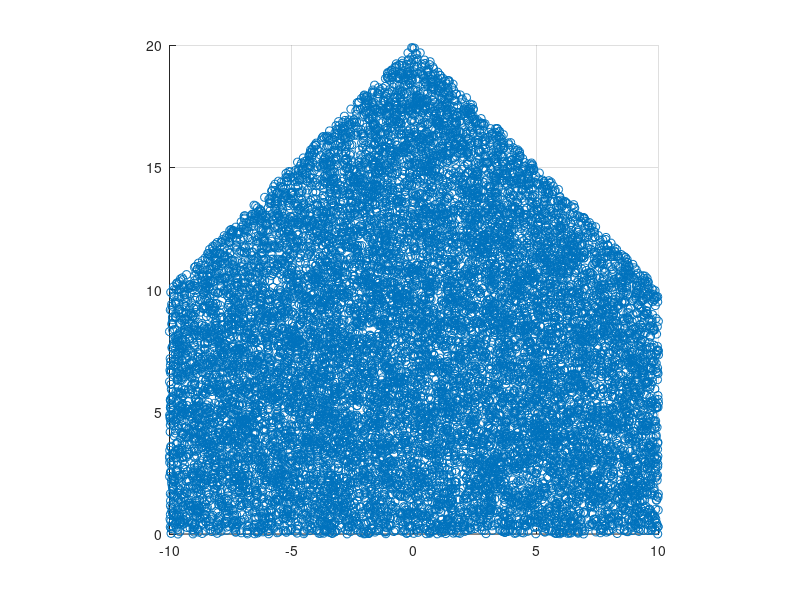
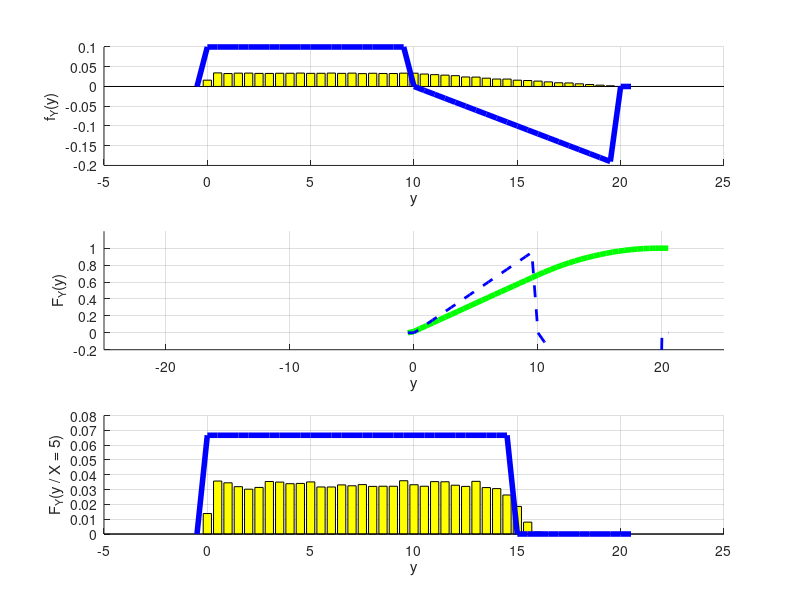

These figures' MATLAB source, in order:
5%7. Considere duas variaveis aleatorias X e Y com PDF conjunta constante (igual a k) e diferente de zero
##apenas na area sombreada da figura abaixo.
##(a) Determine o valor da constante k.
##(b) Determine Pr[X ≥ Y ].a
##(c) Determine e esboce a PDF marginal de Y .
##(d) Determine e esboce a CDF marginal de Y .
##(e) Determine e esboce a PDF condicional de Y dado X = 5.
##(f) Determine a covariˆancia entre X e Y .


close all; clear all ; clc;

N = 100000;
dy = 0.5;
y = -0.5 : dy : 20.5;
dx = 0.5;
x = -10.5 : dx : 10.5;


for i = 1: N
  do
    X(i) = 20*rand() - 10;
    Y(i) = 20*rand();
  until Y(i) <= (20 - abs(X(i)))
end

figure; hold on ; grid on;
scatter(X(1:15000),Y(1:15000));
axis('square');

##(b) Determine Pr[X ≥ Y ].a

PrX_maior_igual_Y_sim = mean(X >= Y)
PrX_maior_igual_Y_teo = 1/6

% c) PDF marginal de Y

pdfY_sim = hist(Y, y) / N;
pdfY_teo = 1/10 .* (0 <= y & y < 10) + ...
            -x/50 .* (10 <= y & y < 20);

figure
subplot(3, 1, 1); grid on; hold on;
bar(y, pdfY_sim, 'y');
plot(y, pdfY_teo, 'b', 'LineWidth', 4);
xlabel('y'); ylabel('f_Y(y)');

% d) CDF marginal de Y

cdfY_sim = cumsum(hist(Y, y)) / N;
cdfY_teo = (y/10) .* ( 0 <= y & y <10) + ...
           (-(x.*y)/50) .* ( 10 <= y & y < 20);

subplot(3, 1, 2); grid on; hold on;
plot(y, cdfY_sim, 'g', 'LineWidth', 4);
plot(y, cdfY_teo, 'b--', 'LineWidth', 2);
xlabel('y'); ylabel('F_Y(y)');
xlim([-25 25]); ylim([-0.2, 1.2]);


% e) PDF condicional de Y dado que X = 5
x0 = 5;
Ycond = Y(abs(X - x0) < 1);
pdfY_cond_sim = hist(Ycond , y)/(length(Ycond)) ;
pdfY_condX_teo = 1/15 .*  (0 <= y & y < 15);

subplot(3, 1, 3); grid on; hold on;
bar(y, pdfY_cond_sim, 'y');
plot(y, pdfY_condX_teo, 'b', 'LineWidth', 4);
xlabel('y'); ylabel('F_Y(y / X = 5)');


% f) Covariância entre X e Y
rhoXY_sim = cov(X, Y) / sqrt(var(X) * var(Y))
rhoXY_teo = 0
